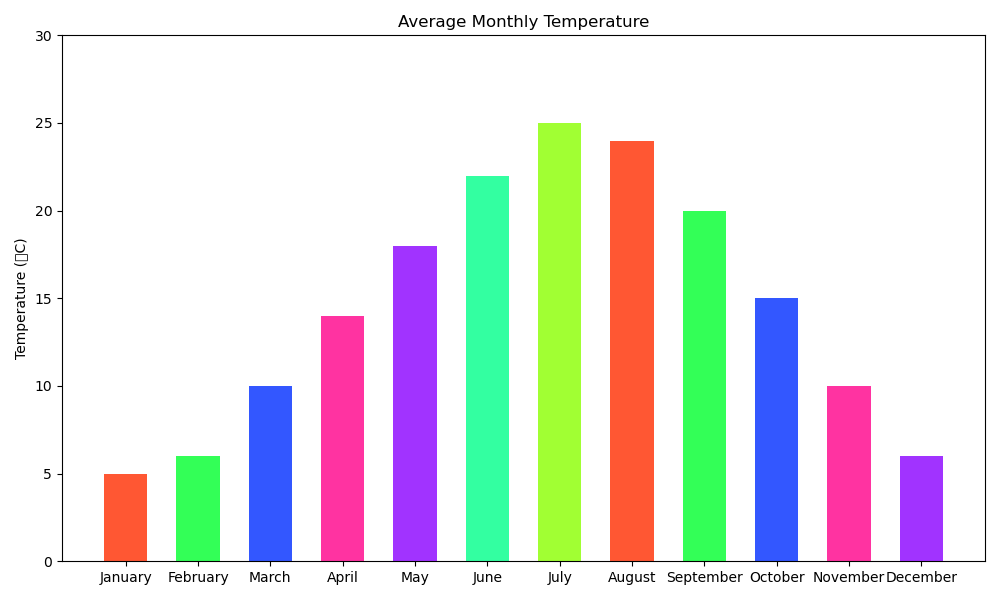

Python code for this plot:

import matplotlib.pyplot as plt

# Data
months = ['January', 'February', 'March', 'April', 'May', 'June', 'July', 'August', 'September', 'October', 'November', 'December']
temperature = [5, 6, 10, 14, 18, 22, 25, 24, 20, 15, 10, 6]

# Create figure and axis objects
fig, ax = plt.subplots(figsize=(10, 6))  # Adjusted figure size

# Plotting the vertical bar chart
ax.bar(months, temperature, color=['#ff5733', '#33ff57', '#3357ff', '#ff33a1', '#a133ff', '#33ffa1', '#a1ff33', '#ff5733', '#33ff57', '#3357ff', '#ff33a1', '#a133ff'], width=0.6)  # Changed colors and bar width

# Customizing the plot (labels, title, etc.)
ax.set_ylabel('Temperature (°C)')
ax.set_title('Average Monthly Temperature')
ax.set_ylim([0, 30])  # Adjusted y-axis limit to start from 0 and go up to 30

# Display the plot
plt.tight_layout()
plt.show()
